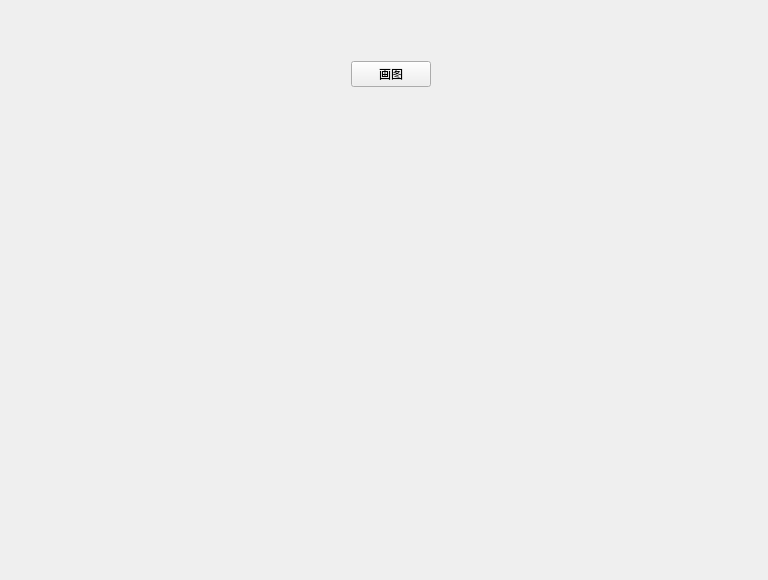
<?xml version="1.0" encoding="UTF-8"?>
<ui version="4.0">
 <class>Widget</class>
 <widget class="QWidget" name="Widget">
  <property name="geometry">
   <rect>
    <x>0</x>
    <y>0</y>
    <width>768</width>
    <height>580</height>
   </rect>
  </property>
  <property name="windowTitle">
   <string>Widget</string>
  </property>
  <widget class="QWidget" name="">
   <property name="geometry">
    <rect>
     <x>20</x>
     <y>10</y>
     <width>741</width>
     <height>561</height>
    </rect>
   </property>
   <layout class="QVBoxLayout" name="verticalLayout">
    <item>
     <spacer name="verticalSpacer">
      <property name="orientation">
       <enum>Qt::Vertical</enum>
      </property>
      <property name="sizeType">
       <enum>QSizePolicy::Fixed</enum>
      </property>
      <property name="sizeHint" stdset="0">
       <size>
        <width>20</width>
        <height>40</height>
       </size>
      </property>
     </spacer>
    </item>
    <item>
     <layout class="QHBoxLayout" name="horizontalLayout">
      <item>
       <spacer name="horizontalSpacer">
        <property name="orientation">
         <enum>Qt::Horizontal</enum>
        </property>
        <property name="sizeHint" stdset="0">
         <size>
          <width>40</width>
          <height>20</height>
         </size>
        </property>
       </spacer>
      </item>
      <item>
       <widget class="QPushButton" name="pushButton">
        <property name="text">
         <string>画图</string>
        </property>
       </widget>
      </item>
      <item>
       <spacer name="horizontalSpacer_2">
        <property name="orientation">
         <enum>Qt::Horizontal</enum>
        </property>
        <property name="sizeHint" stdset="0">
         <size>
          <width>40</width>
          <height>20</height>
         </size>
        </property>
       </spacer>
      </item>
     </layout>
    </item>
    <item>
     <spacer name="verticalSpacer_2">
      <property name="orientation">
       <enum>Qt::Vertical</enum>
      </property>
      <property name="sizeHint" stdset="0">
       <size>
        <width>20</width>
        <height>40</height>
       </size>
      </property>
     </spacer>
    </item>
   </layout>
  </widget>
 </widget>
 <layoutdefault spacing="6" margin="11"/>
 <resources/>
 <connections/>
</ui>
